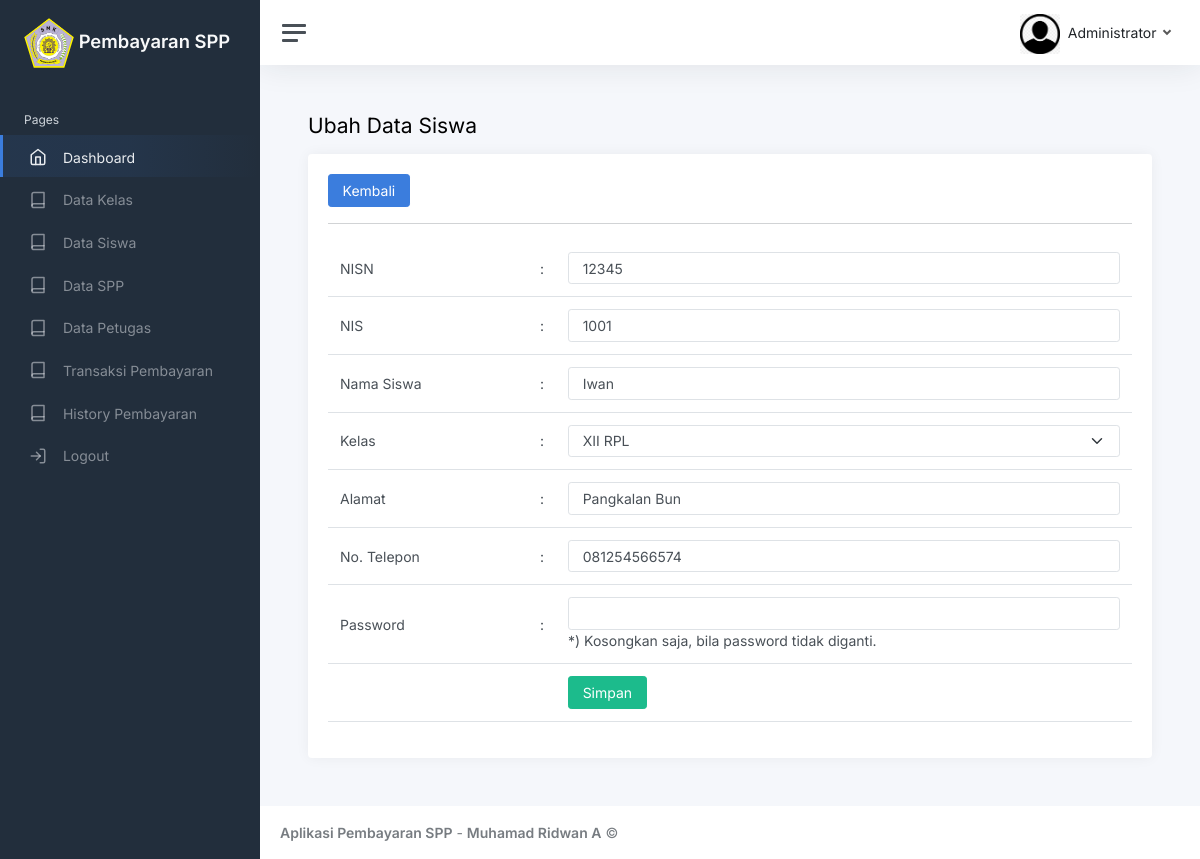
Screenshot of /index.php?page=siswa_ubah&id=12345 (signed in) with the database file from the repository.
### tables this page shows
CREATE TABLE `siswa` (
  `nisn` char(10) NOT NULL,
  `nis` char(8) DEFAULT NULL,
  `nama` varchar(35) DEFAULT NULL,
  `id_kelas` int(11) DEFAULT NULL,
  `alamat` text DEFAULT NULL,
  `no_telp` varchar(13) DEFAULT NULL,
  `id_spp` int(11) DEFAULT NULL,
  `password` varchar(32) DEFAULT NULL
);

CREATE TABLE `kelas` (
  `id_kelas` int(11) NOT NULL,
  `nama_kelas` varchar(10) DEFAULT NULL,
  `kompetensi_keahlian` varchar(50) DEFAULT NULL
);

### siswa_ubah.php (the view, shortened to what this page needs)
<?php
$id = $_GET['id'];
$query = mysqli_query($koneksi, "SELECT*FROM siswa WHERE nisn=$id");
$data = mysqli_fetch_array($query);
?>
<h1 class="h3 mb-3">Ubah Data Siswa</h1>
<div class="row">
	<div class="col-12">
		<div class="card">
			<div class="card-body">
                <a href="?page=siswa" class="btn btn-primary">Kembali</a>
                <hr>
                <form method="post">
                    <table class="table">
                        <tr>
                            <td width="200">NISN</td>
                            <td width="1">:</td>
                            <td><input class="form-control" value="<?php echo $data['nisn']; ?>" type="number" name="nisn"></td>
                        </tr>
                        <tr>
                            <td width="200">NIS</td>
                            <td width="1">:</td>
                            <td><input class="form-control" value="<?php echo $data['nis']; ?>" type="number" name="nis"></td>
                        </tr>
                        <tr>
                            <td width="200">Nama Siswa</td>
                            <td width="1">:</td>
                            <td><input class="form-control" value="<?php echo $data['nama']; ?>" type="text" name="nama"></td>
                        </tr>
                        <tr>
                            <td width="200">Kelas</td>
                            <td width="1">:</td>
                            <td>
                                <select class="form-select" name="id_kelas">
                                    <?php
                                        $kel = mysqli_query($koneksi,"SELECT*FROM kelas");
                                        while ($kelas = mysqli_fetch_array($kel)) {
                                    ?>
                                    <option <?php if($data['id_kelas'] == $kelas['id_kelas']) echo 'selected'; ?> value="<?php echo $kelas['id_kelas']; ?>"><?php echo $kelas['nama_kelas']; ?></option>
                                    <?php
                                    }
                                    ?>
                                </select>
                            </td>
                        </tr>
                        <tr>
                            <td width="200">Alamat</td>
                            <td width="1">:</td>
                            <td><input class="form-control" value="<?php echo $data['alamat']; ?>" type="text" name="alamat"></td>
                        </tr>
                        <tr>
                            <td width="200">No. Telepon</td>
                            <td width="1">:</td>
                            <td><input class="form-control" value="<?php echo $data['no_telp']; ?>" type="text" name="no_telp"></td>
                        </tr>
                        <tr>
                            <td width="200">Password</td>
                            <td width="1">:</td>
                            <td>
                                <input class="form-control" type="password" name="password">
                                *) Kosongkan saja, bila password tidak diganti.
                            </td>
                        </tr>
                        <tr>
                            <td></td>
                            <td></td>
                            <td><button class="btn btn-success" type="submit">Simpan</button></td>
                        </tr>
                    </table>
                </form>
			</div>
		</div>
	</div>
</div>

### rows the page displays
siswa: nisn "12345", nis "1001", nama "Iwan", id_kelas "XII RPL", alamat "Pangkalan Bun", no_telp "081254566574"

### other values shown
$_SESSION['user']['nama_petugas'] "Administrator"
